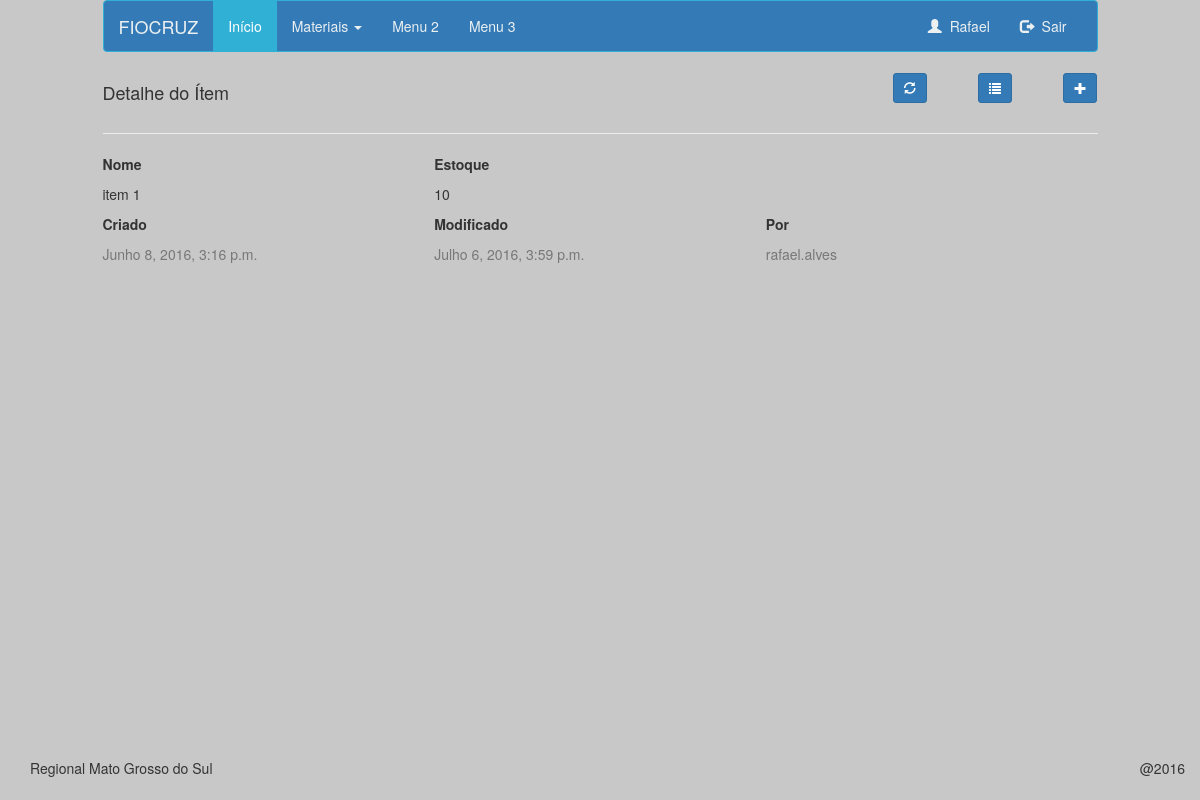
The app's page /item/detalhe/1/ (signed in), older data.
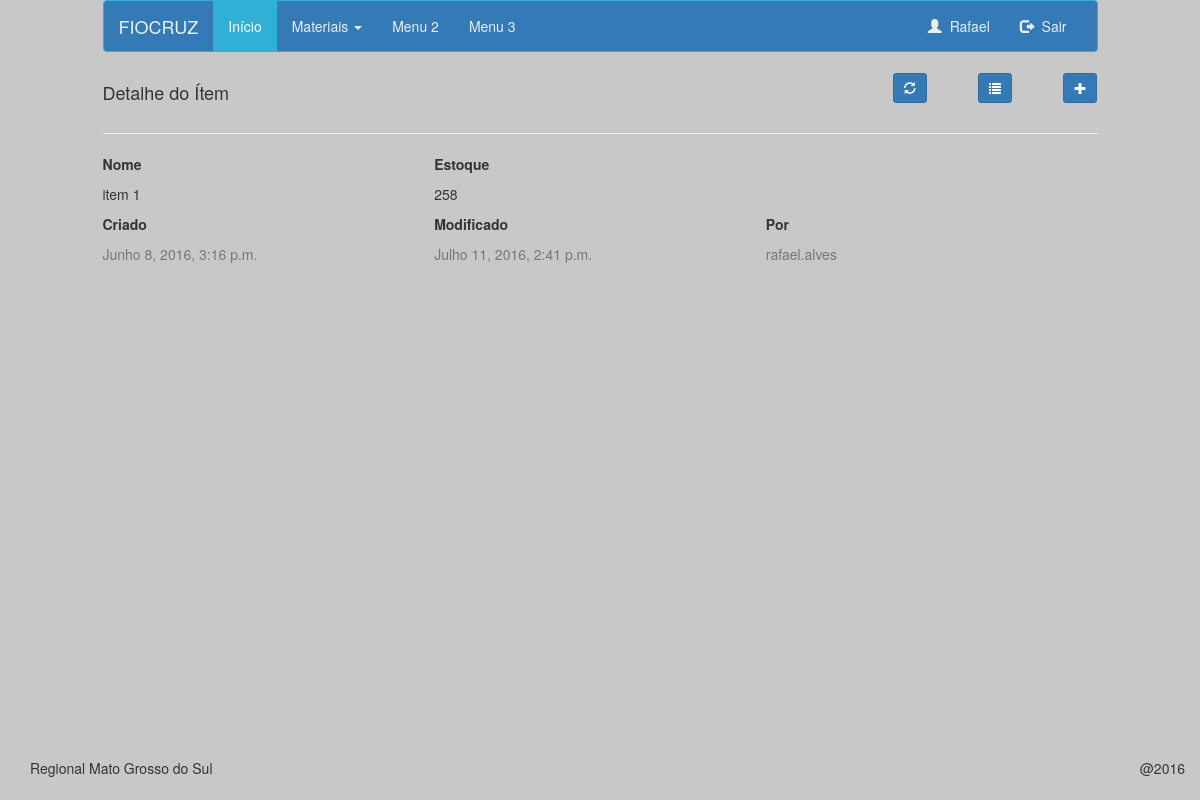
The same page, newer data.
### item/models.py (models this page shows, shortened)
class Item(models.Model):
	nome 		= models.CharField(max_length=40,null=False)
	estoque		= models.IntegerField()
	criado	 	= models.DateTimeField(auto_now=False,auto_now_add=True)
	atualizado 	= models.DateTimeField(auto_now=True,auto_now_add=False)
	usuario	    = models.ForeignKey(settings.AUTH_USER_MODEL)
	class Meta:
		ordering = ['-atualizado','-criado']
		permissions = (
            ('pode_administrar', 'Pode Administrar'),
        )
	def get_absolute_url(self):
		return reverse('item:detalhe', kwargs={'id':self.id})

### item/views.py (the view)
# urls.py: url(r'^detalhe/(?P<id>\d+)/$', item_detalhe, name='detalhe'),
@login_required
def item_detalhe(request,id):
	queryset_detalhe = Item.objects.get(id=id)
	context = { 'item':queryset_detalhe }
	return render(request,'item_detalhe.html', context)

### item/templates/item_detalhe.html
{% extends 'base.html' %}
{% block header %}
<div class="row">
    <div class="col-sm-4">
        <h4>Detalhe do Ítem</h4>
    </div>
    <div class="col-sm-5">
    </div>
    <form>
        <div class="col-sm-1 text-right">
            <button title='Atualizar lista' class='btn btn-primary btn-sm' type='submit' formaction="{{ item.get_absolute_url }}">
            <span class="glyphicon glyphicon-refresh"></span></button>
        </div>
        <div class="col-sm-1 text-right">
            <button title='Listar Itens' class='btn btn-primary btn-sm' type='submit' formaction="{%  url 'item:lista' %}">
            <span class="glyphicon glyphicon-list"></span></button>
        </div>
        <div class="col-sm-1 text-right">
        {% if perms.armazem.pode_administrar %}
            <button title='Novo Ítem' class='btn btn-primary btn-sm' type='submit' formaction="{%  url 'item:cria' %}">
            <span class="glyphicon glyphicon-plus"></span></button>
        {% endif %}
        </div>
    </form>
</div>
{% endblock %}
{% block main %}
<hr>
<div class="row col-sm-12">
	<div class="row">
  		<div class="col-sm-4">
    		<p><strong>Nome</strong></p>
    		<p>{{item.nome}}</p>
  		</div>
  		<div class="col-sm-4">
    		<p><strong>Estoque</strong></p>
    		<p>{{item.estoque}}</p>
  		</div>
  		<div class="col-sm-4">
  		</div>
	</div>
</div>
<div class="row col-sm-12">
  <div class="row">
      <div class="col-sm-4">
        <p><strong>Criado</strong></p>
        <p class='text-muted'>{{item.criado}}</p>
      </div>
      <div class="col-sm-4">
        <p><strong>Modificado</strong></p>
        <p class='text-muted'>{{item.atualizado}}</p>
      </div>
      <div class="col-sm-4">
        <p><strong>Por</strong></p>
        <p class='text-muted'>{{item.usuario}}</p>
      </div>
  </div>
</div>
{% endblock %}

Row changes from the older to the newer data that the page shows:
changed Item "item 1": estoque "10" → "258"; atualizado "Julho 6, 2016, 3:59 p.m." → "Julho 11, 2016, 2:41 p.m."
